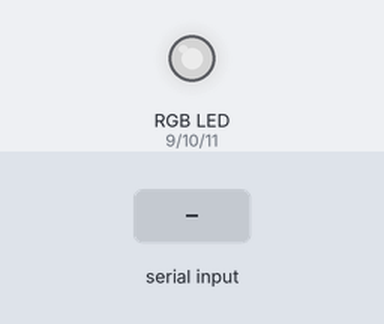
This sketch was run on a simulated Arduino Uno, built with avr-gcc and run on an emulated ATmega328P. On the bench: an RGB LED mixed from three pins (HIGH = lit). The test bench sets the inputs (shaded band). Dim RGB values are drawn brighter than linear; what the sketch prints to the serial monitor is not drawn.

Above: at 1.2 s.
1.3 s: "90,45,200,10\n" received over Serial
At 2.7 s:
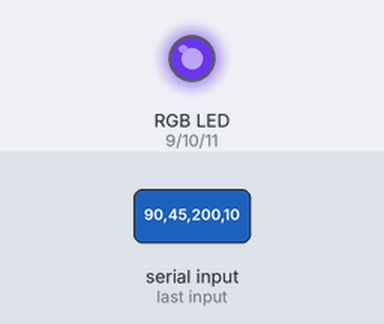
Timing chart, 0 to 4.3 s (numbered marks = the images above; inputs shaded):
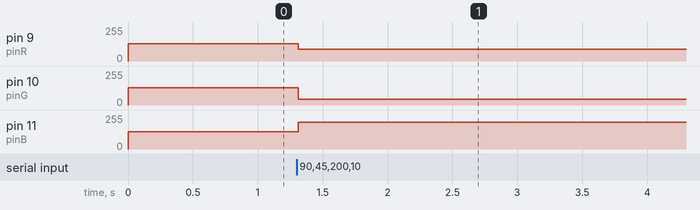

The sketch:

lamp_beads.ino
```cpp
const int pinR = 9;  // 红色通道PWM引脚
const int pinG = 10; // 绿色通道PWM引脚
const int pinB = 11; // 蓝色通道PWM引脚

int currentR = 128;    // 初始红色亮度（0~255，默认灰色）
int currentG = 128;    // 初始绿色亮度
int currentB = 128;    // 初始蓝色亮度
bool isLocked = false; // 初始为「解锁」状态（false=解锁，true=锁定）

void setup()
{
    Serial.begin(9600);    // 初始化串口（与Python端波特率一致）
    pinMode(pinR, OUTPUT); // 将RGB引脚设为输出模式
    pinMode(pinG, OUTPUT);
    pinMode(pinB, OUTPUT);

    // 初始化PWM输出（默认显示灰色）
    analogWrite(pinR, currentR);
    analogWrite(pinG, currentG);
    analogWrite(pinB, currentB);
}

void loop()
{
    if (Serial.available() > 0)
    {                                               // 检查串口是否有新指令
        String line = Serial.readStringUntil('\n'); // 读取一行指令（Python用\n结尾）
        line.trim();                                // 去除字符串首尾的空格/换行符

        // 拆分指令：格式为 "R,G,B,锁定状态"（例如 "255,0,0,1" 表示红色+锁定）
        int comma1 = line.indexOf(',');             // 第一个逗号位置
        int comma2 = line.indexOf(',', comma1 + 1); // 第二个逗号
        int comma3 = line.indexOf(',', comma2 + 1); // 第三个逗号

        // 确保指令格式正确（有3个逗号，分割出4个值）
        if (comma1 != -1 && comma2 != -1 && comma3 != -1)
        {
            // 提取R、G、B、锁定状态
            int r = line.substring(0, comma1).toInt();          // 红色通道值
            int g = line.substring(comma1 + 1, comma2).toInt(); // 绿色通道值
            int b = line.substring(comma2 + 1, comma3).toInt(); // 蓝色通道值
            bool newLock = line.substring(comma3 + 1).toInt();  // 新的锁定状态（0=解锁，1=锁定）

            // 锁定逻辑：仅「解锁」时更新颜色；「锁定」时保持当前颜色
            if (!isLocked)
            {
                currentR = r; // 解锁时，更新红色亮度
                currentG = g; // 解锁时，更新绿色亮度
                currentB = b; // 解锁时，更新蓝色亮度
            }
            isLocked = newLock; // 同步锁定状态（无论是否解锁，状态要和Python端一致）

            // 输出PWM信号，控制RGB灯
            analogWrite(pinR, currentR);
            analogWrite(pinG, currentG);
            analogWrite(pinB, currentB);

            // 串口回显（调试用，可删除）
            Serial.print("当前颜色：R=");
            Serial.print(currentR);
            Serial.print(", G=");
            Serial.print(currentG);
            Serial.print(", B=");
            Serial.print(currentB);
            Serial.print(", 锁定状态=");
            Serial.println(isLocked);
        }
    }
}
```

Measured:
- after the input at 1.3 s, pin 9 (pinR): 128/255 → 90/255 at once; pin 10 (pinG): 128/255 → 45/255 at once; pin 11 (pinB): 128/255 → 200/255 at once
